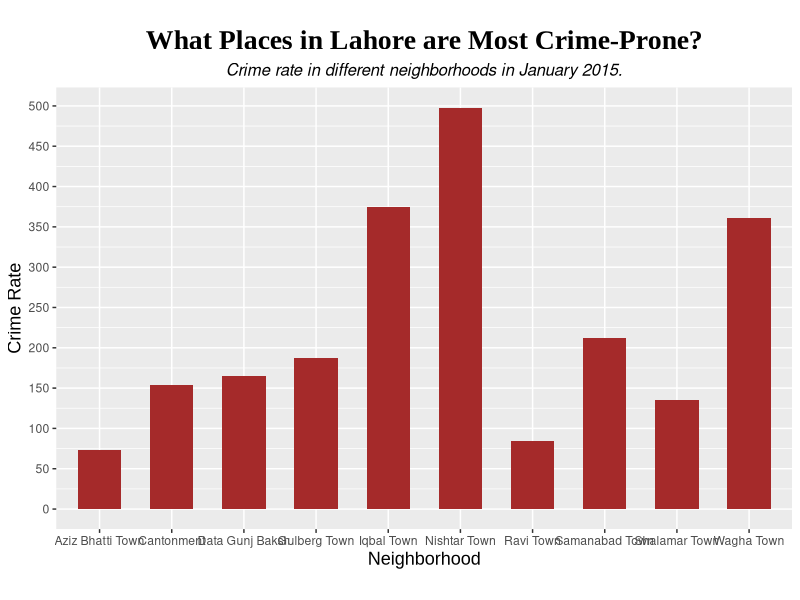
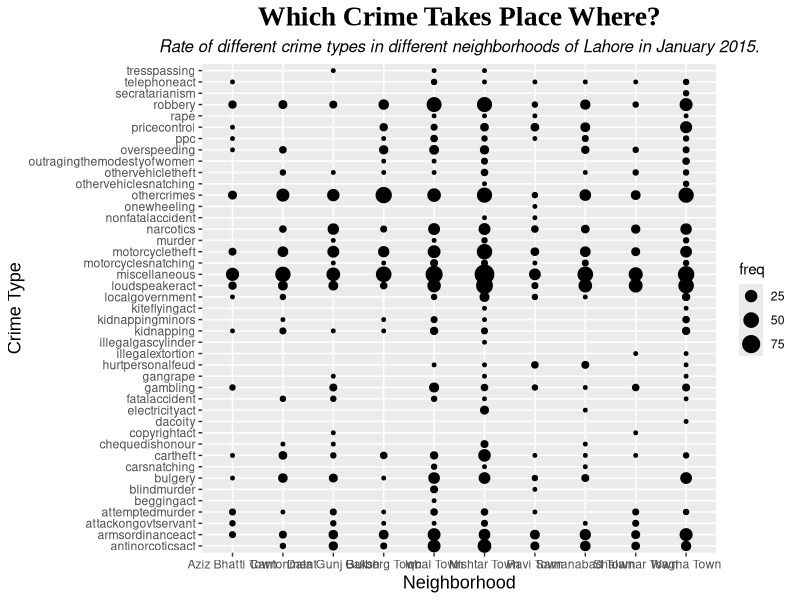
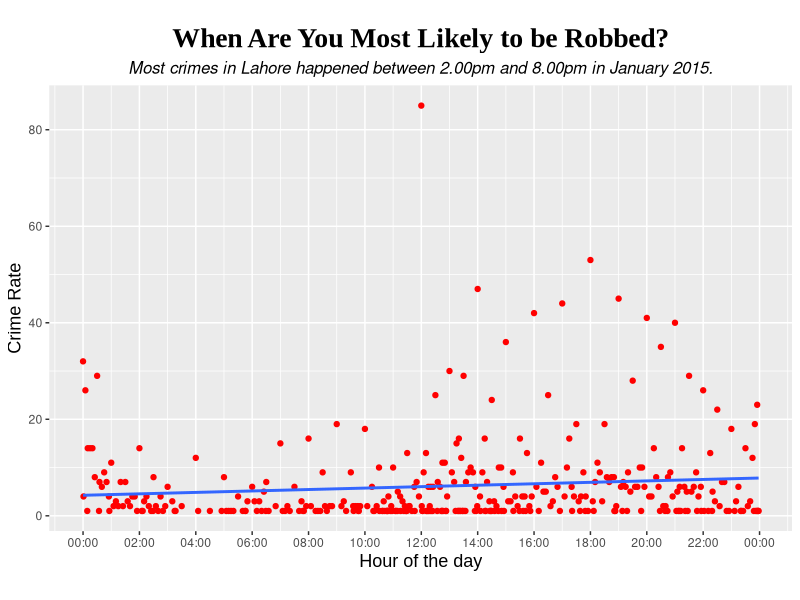

Here is the R script that generated these plots, in order:
library("dplyr")
library("readr")
library("ggplot2")
library("lubridate")

# reading the data
FIR_2015_data <- read_csv("Data/Full_FIR_Details_2015(1).csv")
FIR_2015_data

class(FIR_2015_data) # a class of tibble
dim(FIR_2015_data) # 2243 rows and 6 columns

# rename a variable name
colnames(FIR_2015_data)[1] <- "Neighborhood"

# Common themes for axes

t_title <- theme(plot.title = element_text(family="Times New Roman", face="bold", size=20, hjust=0.5))
t_axis <- theme(axis.title = element_text(family = "Arial",size=13))
t_subtitle <- theme(plot.subtitle=element_text(size=12, hjust=0.5, face="italic", color="black"))

# Graph 1: plot the count of number of total crimes in different neighborhoods

by_neighborhood <- group_by(FIR_2015_data, Neighborhood, `Crime Type`)
summ_crimes_by_neighborhood <-  summarise(by_neighborhood, freq = n())
summ_crimes_by_neighborhood

ggplot(data=summ_crimes_by_neighborhood, aes(x = Neighborhood, y= freq)) + 
  geom_bar(stat="identity", width=0.6, fill="brown") +
  theme(aspect.ratio = .6) +
  scale_y_continuous(breaks = (seq(0, 500, by = 50))) +
  labs(title = "What Places in Lahore are Most Crime-Prone?", x = "Neighborhood", y = "Crime Rate", subtitle="Crime rate in different neighborhoods in January 2015.") +
  t_title + t_axis + t_subtitle
  

# Graph 2: plot the number of crimes by neighborhoods and crime type

ggplot(data=summ_crimes_by_neighborhood, aes(x = Neighborhood, y = `Crime Type`, size = freq)) + 
  geom_point() +
  labs(title = "Which Crime Takes Place Where?", x = "Neighborhood", y = "Crime Type", subtitle="Rate of different crime types in different neighborhoods of Lahore in January 2015.") +
  t_title + t_axis + t_subtitle


# Graph 3: plot each crime incidence according to its hour

by_time <- group_by(FIR_2015_data, Time) 
summ_times <- summarise(by_time, freq = n())
summ_times

summ_times$Time <- as.POSIXct(summ_times$Time, format="%H%M%S")

ggplot(summ_times, aes(Time, freq)) + geom_point(size=1.5, color="red") + 
  geom_smooth(method = "lm", se = FALSE) +
  theme(aspect.ratio = .6) +
  scale_x_datetime(date_breaks=("2 hour"), date_labels=("%H:%M")) +
  labs(title = "When Are You Most Likely to be Robbed?", x = "Hour of the day", y = "Crime Rate", subtitle="Most crimes in Lahore happened between 2.00pm and 8.00pm in January 2015.") + 
  t_title + t_axis + t_subtitle

#ggsave('myplot.pdf',width=18, height=14, units="in")
